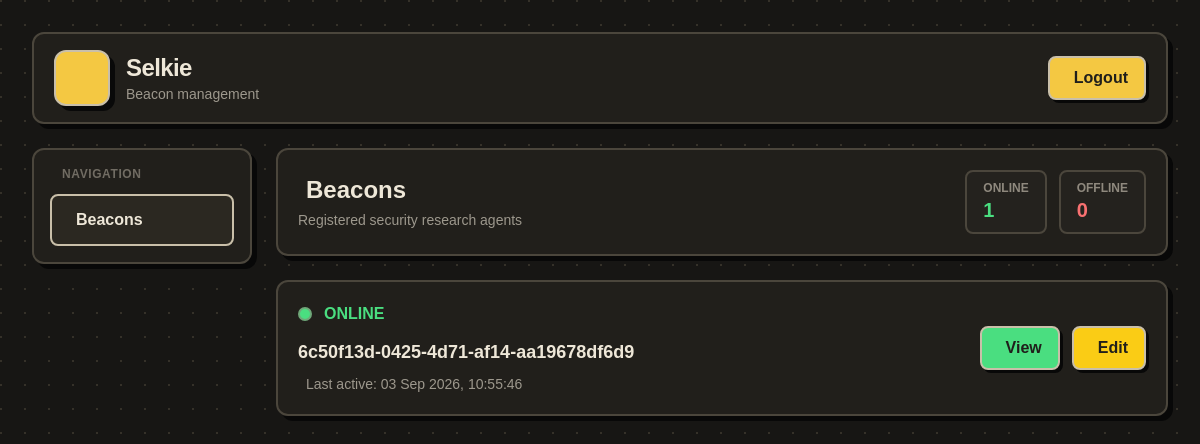
Page /dashboard/beacons on the earlier database version.
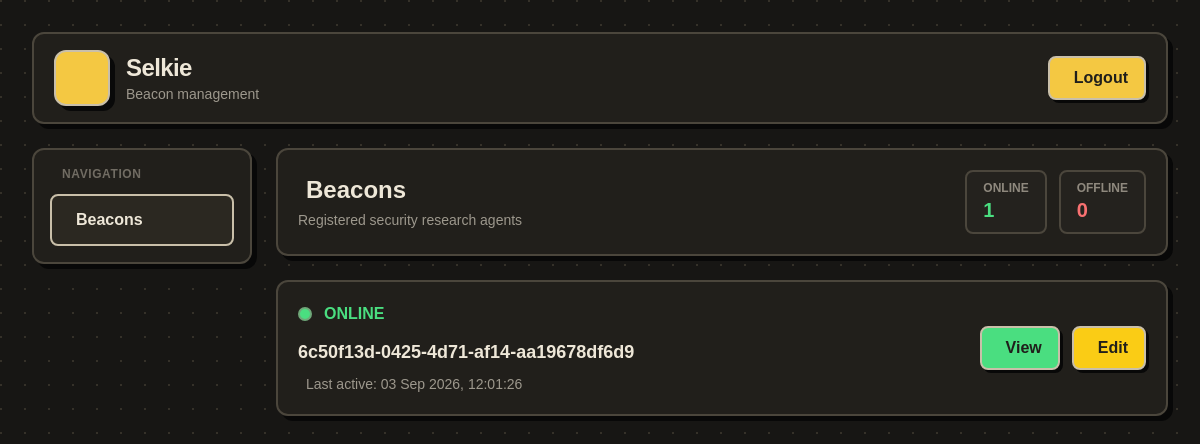
Same page on the later database version.
### db_manager.py (models this page shows)
class Base(DeclarativeBase):
    pass

class Beacon(Base):
    __tablename__ = "beacons"
    id: Mapped[str] = mapped_column(String, primary_key=True)
    public_key: Mapped[str] = mapped_column(String)
    system_info: Mapped[str] = mapped_column(String)
    registered_at: Mapped[datetime] = mapped_column(DateTime)
    last_active: Mapped[datetime] = mapped_column(DateTime)
    status: Mapped[str] = mapped_column(String, default="offline")

### dashboard.py (the view)
@dashboard.route("/beacons")
def beacons():
    with get_session() as session:
        beacons = (
            session.query(Beacon)
            .order_by(
                Beacon.status.desc(),
                Beacon.last_active.desc()
            )
            .all()
        )
    return render_template("beacons.html", beacons=beacons)

### db_manager.py (called while the page is built)
def get_session():
    return Session(engine)

### templates/beacons.html (shortened to what this page needs)
<!DOCTYPE html>
<html lang="en">
<head>
    <script src="https://cdn.tailwindcss.com"></script>
</head>
<body class="min-h-screen w-full">
    <div class="min-h-screen w-full p-5 md:p-8">
        <header class="retro-card rounded-xl px-5 py-4 mb-6
               flex items-center justify-between">
            <div class="flex items-center gap-4">
                <div class="logo-box inline-flex items-center justify-center
                    w-14 h-14 rounded-xl shrink-0">
                </div>
                <div>
                    <h1 class="text-2xl font-black tracking-tight">
                        Selkie
                    </h1>
                    <p class="text-sm text-[#9d988d]">
                        Beacon management
                    </p>
                </div>
            </div>
            <a href="/auth/logout" class="retro-btn rounded-lg px-4 py-2
               font-bold flex items-center gap-2">
                <span class="hidden sm:inline">
                    Logout
                </span>
            </a>
        </header>
        <div class="grid grid-cols-1 lg:grid-cols-[220px_minmax(0,1fr)]
                    gap-6">
            <aside class="retro-card rounded-xl p-4 h-fit">
                <div class="text-xs font-bold uppercase
                            tracking-wider text-[#716c63]
                            px-3 mb-3">
                    Navigation
                </div>
                <nav>
                    <a href="{{ url_for('dashboard.beacons') }}" class="nav-item nav-active
                               flex items-center gap-3
                               border-2 rounded-lg
                               px-3 py-3 font-bold">
                        Beacons
                    </a>
                </nav>
            </aside>
            <main class="min-w-0">
                <section class="retro-card rounded-xl p-5 mb-6">
                    <div class="flex flex-col md:flex-row
                                md:items-center md:justify-between
                                gap-5">
                        <div>
                            <h2 class="text-2xl font-black
                                       flex items-center gap-2">
                                Beacons
                            </h2>
                            <p class="text-sm text-[#9d988d] mt-1">
                                Registered security research agents
                            </p>
                        </div>
                        <div class="flex gap-3">
                            <div class="stat rounded-lg px-4 py-2">
                                <div class="text-xs font-bold
                                            uppercase text-[#8f897e]">
                                    Online
                                </div>
                                <div class="text-xl font-black
                                            text-green-400">
                                    {{ beacons
                                    | selectattr("status", "equalto", "online")
                                    | list
                                    | length }}
                                </div>
                            </div>
                            <div class="stat rounded-lg px-4 py-2">
                                <div class="text-xs font-bold
                                            uppercase text-[#8f897e]">
                                    Offline
                                </div>
                                <div class="text-xl font-black
                                            text-red-400">
                                    {{ beacons
                                    | selectattr("status", "equalto", "offline")
                                    | list
                                    | length }}
                                </div>
                            </div>
                        </div>
                    </div>
                </section>
                <div id="beacon-list" hx-get="{{ url_for('dashboard.beacon_status') }}" hx-trigger="every 5s"
                    hx-swap="innerHTML">
                    {% include "partials/beacon_list.html" %}
                </div>
            </main>
        </div>
    </div>
</body>
</html>

### templates/partials/beacon_list.html (shortened to what this page needs)
<div class="space-y-4">
    {% for beacon in beacons %}
    <div class="retro-card rounded-xl p-5
                transition duration-100
                hover:bg-[#28251f]">
        <div class="flex flex-col md:flex-row
                    md:items-center md:justify-between
                    gap-5">
            <div class="min-w-0">
                <div class="flex items-center gap-3 mb-3">
                    {% if beacon.status == "online" %}
                        <span
                            class="w-3.5 h-3.5 rounded-full
                                   bg-green-400 border-2 border-[#6fa879]"
                        ></span>
                        <span class="font-black text-green-400">
                            ONLINE
                        </span>
                    {% endif %}
                </div>
                <div
                    class="font-black text-lg
                           text-[#eee7d8]
                           break-all"
                >
                    {{ beacon.id }}
                </div>
                <div
                    class="mt-2 text-sm text-[#9d988d]
                           flex items-center gap-2"
                >
                    <span>
                        {% if beacon.last_active %}
                            Last active:
                            {{ beacon.last_active.strftime("%d %b %Y, %H:%M:%S") }}
                        {% else %}
                            Last active: Never
                        {% endif %}
                    </span>
                </div>
            </div>
            <div class="flex gap-3 shrink-0">
                <a
                    href="{{ url_for('dashboard.beacon_details', beacon_id=beacon.id) }}"
                    class="retro-btn bg-green-400
                           rounded-lg px-4 py-2
                           font-bold
                           flex items-center gap-2"
                >
                    View
                </a>
                <a
                    href="{{ url_for('dashboard.edit_beacon', beacon_id=beacon.id) }}"
                    class="retro-btn bg-yellow-400
                           rounded-lg px-4 py-2
                           font-bold
                           flex items-center gap-2"
                >
                    Edit
                </a>
            </div>
        </div>
    </div>
    {% endfor %}
</div>

### templates/beacons.html (style rules this page uses)
body { background: #171614; background-image: radial-gradient(circle at 1px 1px, #353129 1px, transparent 0); background-size: 24px 24px; font-family: "Trebuchet MS", sans-serif; color: #eee7d8; }
.retro-card { background: #211f1b; border: 2px solid #4b463c; box-shadow: 5px 5px 0 #080808; }
.retro-btn { background: #f4c842; color: #201f1b; border: 2px solid #c9bfa9; box-shadow: 3px 3px 0 #080808; transition: .12s; }
.logo-box { background: #f4c842; border: 2px solid #c9bfa9; box-shadow: 5px 5px 0 #090909; }
.nav-item { transition: .12s; }
.nav-active { background: #2b2821; border-color: #c9bfa9; }
.stat { background: #24221e; border: 2px solid #4b463c; }

Differences in the rows shown:
changed Beacon "6c50f13d-0425-4d71-af14-aa19678df6d9": last_active "03 Sep 2026, 10:55:46" → "03 Sep 2026, 12:01:26"
